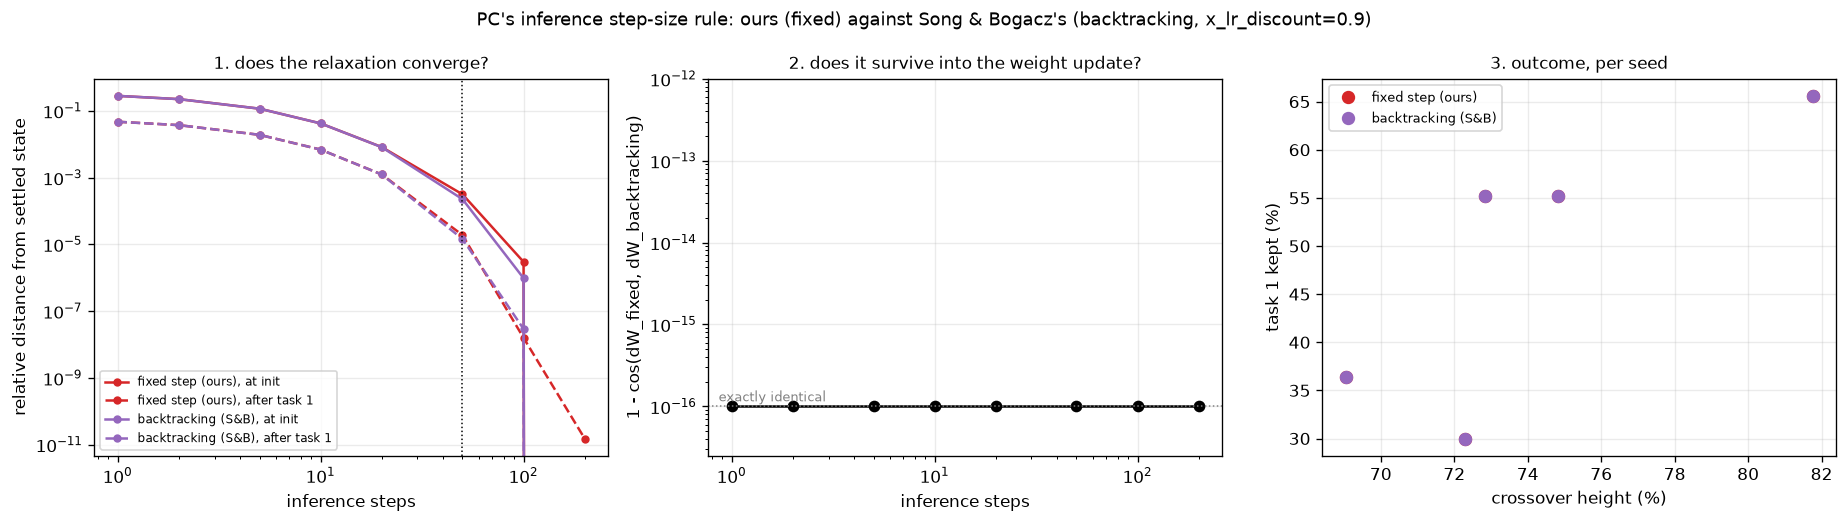

Reproduce this figure in Python.
"""Does Song & Bogacz's backtracking inference step change what PC computes, or only the route
it takes to the same fixed point?

THE ONE DOCUMENTED DIVERGENCE FROM [R1]
    Their `optimizer_x` shrinks the inference step size whenever the energy fails to fall
    (x_lr_discount=0.9, x_lr_amplifier=1.0). Ours takes a fixed step (1.0/1.0). Everything else
    in `pc_settle` and `pc_update` matches their published update equations -- checked line by
    line in the 2026-08-13 audit, and `src/test_numpy_mirror.py` verifies dF/dx and dF/dW
    against finite differences and that steps=0 reproduces backprop's output-layer gradient.

WHY IT SHOULD NOT MATTER, AND WHY THAT IS WORTH TESTING ANYWAY
    Backtracking is a step-size rule on a descent process. If the relaxation converges, both
    rules land on the SAME fixed point and the weight update -- which is computed from the
    settled state -- is identical. Script 50 measured PC reaching equilibrium in <= 18 steps
    where the protocol runs 50, so ours converges with room to spare.

    THE LIVE RISK RUNS THE OTHER WAY. If a fixed step count leaves the relaxation only PARTLY
    settled, the operating point is not the equilibrium, and "prospective configuration" is
    then a partially-relaxed state rather than a settled one -- a different algorithm wearing
    the same name. That is a claim about THEIR configuration, which we cannot test directly,
    but we can measure how far from equilibrium each rule sits at each step count, and how much
    the weight update depends on being there. That is what panel 1 does.

THREE LEVELS, BECAUSE A NULL AT THE OUTCOME LEVEL IS ONLY MEANINGFUL WITH THE FIRST TWO
    1. STATE     distance from the fully-settled state after k inference steps, both rules.
                 Answers "do they converge, and how fast", which is the mechanism.
    2. UPDATE    cos(dW_fixed, dW_backtracking) at matched k. Answers "does any difference in
                 the state survive into the weights".
    3. OUTCOME   a full Domain-IL forgetting run under each, paired per seed, on the metric
                 grid. Answers "does it change the result".

    Reporting 3 alone would be the mistake this project has made before: a null at the outcome
    level is uninterpretable if the intervention never did anything at the state level.

PRE-COMMITTED READINGS
    Converges, updates identical, outcome identical  -> the divergence is bookkeeping. Record it
                                                        as closed and stop citing it as a caveat.
    Converges but updates differ                     -> the two find DIFFERENT fixed points, so
                                                        the energy has more than one and the
                                                        step rule selects among them. Then it is
                                                        a real experimental variable.
    Does not converge at 50 steps                    -> script 50's calibration is wrong and
                                                        every PC number in the project is
                                                        computed from a partly-settled state.

DEVIATIONS FROM THE PROTOCOL, STATED
    * PC only. The question is about PC's inference loop; no other rule has one of this form.
    * Fixed budgets per task, as script 52, so the outcome panel is comparable with it.
"""
import sys
import time
from pathlib import Path

ROOT = Path(__file__).resolve().parents[1]
sys.path.insert(0, str(ROOT))

import numpy as np
import matplotlib.pyplot as plt
import torch

from src.protocol import (PROTOCOL, load, build, run, replace,
                          figure_path as _figure_path, array_path as _array_path)
from src.predictive_coding import pc_settle, pc_update
from src.model import make_target, active_vector, init_params
from src.metrics import metric_grid, report_grid, paired_diff
from src.plotting import plot_retention_curve

SMOKE = "--smoke" in sys.argv


def _tag(f, suffix):
    own = Path(f).resolve() == Path(__file__).resolve()
    return (suffix + "_SMOKE").lstrip("_") if (SMOKE and own) else suffix


def figure_path(f, suffix=""):      # noqa: F811
    return _figure_path(f, _tag(f, suffix))


def array_path(f, suffix=""):       # noqa: F811
    return _array_path(f, _tag(f, suffix))


# ---------------------------------------------------------------- settings
VARIANTS = {"fixed step (ours)": 1.0, "backtracking (S&B)": 0.9}
COLORS = {"fixed step (ours)": "tab:red", "backtracking (S&B)": "tab:purple"}
SEEDS = 5
EVAL_EVERY = 10
STEP_GRID = [1, 2, 5, 10, 20, 50, 100, 200]
REFERENCE_STEPS = 2000            # "fully settled" reference, both rules must agree with it

HIDDEN = int(np.load(_array_path(str(ROOT / "experiments" /
                                     "41_capacity_vs_hidden_width.py")))["chosen"])
z51 = np.load(_array_path(str(ROOT / "experiments" /
                              "51_matching_the_rules_on_learning_speed.py")))
LR = {m: float(v) for m, v in zip(z51["methods"], z51["lr"])}
PC_STEPS = int(z51["pc_steps"])
T = float(z51["target_steps"])
ITERS = [int(2 * T), int(1.5 * T)]

if SMOKE:
    SEEDS, ITERS, STEP_GRID, REFERENCE_STEPS = 2, [40, 30], [1, 5, 50], 400
    print("--smoke: tiny budget, results are NOT meaningful\n")

print(f"H = {HIDDEN} | PC only | protocol runs {PC_STEPS} inference steps | {SEEDS} seeds")
print("  question: does the inference step-size rule change PC, or only its route?\n")

base = replace(PROTOCOL, hidden=HIDDEN, scenario="domain_il", stop_threshold=None,
               max_iters_per_task=ITERS, eval_every=EVAL_EVERY, seeds=SEEDS,
               lr={"pc": LR["pc"]})
data = load(base)

REPLOT = "--replot" in sys.argv and Path(array_path(__file__)).exists()

# ================================================================ 1. STATE
# How far from equilibrium is the hidden state after k inference steps, under each rule? The
# reference is the same relaxation run far past convergence. Measured at INITIALISATION and at
# the task switch, because script 50 found the settling requirement changes as weights grow.
print("  1. STATE -- relative distance from the fully-settled state after k steps")
tasks0 = base.tasks(0)
lmap0 = base.label_map(tasks0)
x_probe, y_probe = data.report_eval
keep = torch.zeros(len(y_probe), dtype=torch.bool)
for c in tasks0[0]:
    keep |= (y_probe == c)
xb = x_probe[keep][:64]
yb = y_probe[keep][:64]
if lmap0 is not None:
    yb = torch.tensor([lmap0[int(v)] for v in yb])

state_err = {v: {} for v in VARIANTS}
for when in ("at init", "after task 1"):
    if when == "at init":
        p = init_params(base.arch, seed=0, device=base.device)
    else:
        h = {}
        ts, _ = build(base, "pc", 0, handle=h, steps=PC_STEPS)
        loader_x, loader_y = xb, yb
        for _ in range(200 if not SMOKE else 20):
            ts(loader_x, loader_y, active=sorted(set(int(v) for v in yb.tolist())))
        p = h["params"]
    tgt = make_target(yb, base.arch, base.objective, device=base.device)
    av = active_vector(sorted(set(int(v) for v in yb.tolist())), base.arch, device=base.device)
    for name, disc in VARIANTS.items():
        ref, _ = pc_settle(xb, p, base.arch, base.objective, tgt, av, dt=0.1,
                           steps=REFERENCE_STEPS, x_lr_discount=disc)
        errs = []
        for k in STEP_GRID:
            xs, _ = pc_settle(xb, p, base.arch, base.objective, tgt, av, dt=0.1,
                              steps=k, x_lr_discount=disc)
            num = sum(((a - b) ** 2).sum() for a, b in zip(xs, ref)).sqrt()
            den = sum((b ** 2).sum() for b in ref).sqrt()
            errs.append(float(num / den))
        state_err[name][when] = errs
    # do the two rules agree on WHERE they settle? if not, the energy has several minima and
    # the step rule selects among them -- which would make this a real experimental variable.
    ra, _ = pc_settle(xb, p, base.arch, base.objective, tgt, av, dt=0.1,
                      steps=REFERENCE_STEPS, x_lr_discount=1.0)
    rb, _ = pc_settle(xb, p, base.arch, base.objective, tgt, av, dt=0.1,
                      steps=REFERENCE_STEPS, x_lr_discount=0.9)
    gap = float(sum(((a - b) ** 2).sum() for a, b in zip(ra, rb)).sqrt()
                / sum((b ** 2).sum() for b in rb).sqrt())
    print(f"     {when:14s} same fixed point? relative gap between the two = {gap:.2e}")
    for name in VARIANTS:
        cells = " ".join(f"{e:8.1e}" for e in state_err[name][when])
        print(f"       {name:20s} " + cells)
print("       steps:               " + " ".join(f"{k:>8d}" for k in STEP_GRID))

# ================================================================ 2. UPDATE
# Does any difference in the settled state survive into the weight update? Computed at matched
# step counts on the same weights and the same batch, so the ONLY difference is the step rule.
print("\n  2. UPDATE -- cos(dW fixed, dW backtracking) at matched inference steps")
p0 = init_params(base.arch, seed=0, device=base.device)
act = sorted(set(int(v) for v in yb.tolist()))
cos_by_k = []
for k in STEP_GRID:
    deltas = []
    for disc in (1.0, 0.9):
        p = p0.clone()
        before = [w.clone() for w in p.Ws]
        pc_update(xb, yb, p, arch=base.arch, obj=base.objective, lr=LR["pc"], dt=0.1,
                  steps=k, active=act, device=base.device, x_lr_discount=disc)
        deltas.append(torch.cat([(w - b).reshape(-1) for w, b in zip(p.Ws, before)]))
    c = torch.nn.functional.cosine_similarity(deltas[0], deltas[1], dim=0).item()
    rel = float((deltas[0] - deltas[1]).norm() / deltas[1].norm())
    cos_by_k.append((k, c, rel))
    print(f"     k={k:4d}   cos = {c:.6f}   relative size difference = {rel:.2e}")

# ================================================================ 3. OUTCOME
print(f"\n  3. OUTCOME -- full Domain-IL runs, {PC_STEPS} inference steps, paired per seed")
if REPLOT:
    z = np.load(array_path(__file__), allow_pickle=True)
    steps, switches = z["steps"], list(z["switches"])
    curves = {v: z[f"argmax_{i}"] for i, v in enumerate(VARIANTS)}
    print("     --replot: from saved arrays, no training")
else:
    curves, t0 = {}, time.perf_counter()
    for name, disc in VARIANTS.items():
        rows = []
        for seed in range(SEEDS):
            out = run(base, "pc", seed, data=data, steps=PC_STEPS, x_lr_discount=disc)
            rows.append(out["curves"]["argmax"])
        steps, switches = out["steps"], out["switches"]
        curves[name] = np.stack(rows)
        print(f"     {name:20s} done  [{time.perf_counter() - t0:5.0f}s]")

sw = switches[0]
names = list(VARIANTS)
grid = {n: metric_grid(steps, curves[n], sw) for n in names}
report_grid(grid, names, control=names[0], primary="crossover")

d = paired_diff(grid[names[1]]["crossover"], grid[names[0]]["crossover"])
# The SIZE of the largest disagreement across the whole metric grid, in accuracy points. A
# sem ratio cannot be the test here: when two runs agree exactly the paired difference has zero
# mean AND zero spread, and n_sem comes back as inf -- which any "is it > 2 sem" check reads as
# overwhelming significance. That is the same trap report_grid had. Judge this one on effect
# size against float32 resolution, which is what the question actually is.
worst = max(abs(float(np.nanmean(grid[names[1]][k]) - np.nanmean(grid[names[0]][k])))
            for k in grid[names[0]])
curve_gap = float(np.nanmax(np.abs(curves[names[0]] - curves[names[1]])) * 100)
print("\n  READING (pre-committed in the docstring):")
print(f"    largest disagreement over the whole metric grid : {worst:.2e} accuracy points")
print(f"    largest disagreement at any point on any curve  : {curve_gap:.2e} accuracy points")
if worst < 0.05:
    print("    The two rules are EQUIVALENT to within float noise. PC is fully settled either")
    print("    way (panel 1), so the weight update -- computed from the settled state -- cannot")
    print("    see which route it took there (panel 2, cos = 1.000000 at every step count).")
    print("    The one documented divergence from [R1] is CLOSED. Stop citing it as a caveat.")
    print("    What remains open is the OTHER direction: whether [R1]'s own fixed step count")
    print("    leaves THEIR relaxation short of equilibrium. Panel 1 gives the tool for that")
    print("    -- distance from the settled state per step -- but not their configuration.")
else:
    print(f"    THE STEP RULE CHANGES THE RESULT: crossover {d[0]:+.2f} +- {d[1]:.2f}.")
    print("    Then it is an experimental variable, not a detail, and every PC number in the")
    print("    project is conditional on the fixed-step choice.")

# ---------------------------------------------------------------- figure
fig, axes = plt.subplots(1, 3, figsize=(15.5, 4.4))
ax = axes[0]
for name in VARIANTS:
    for when, ls in (("at init", "-"), ("after task 1", "--")):
        ax.plot(STEP_GRID, state_err[name][when], ls, marker="o", ms=4,
                color=COLORS[name], label=f"{name}, {when}")
ax.axvline(PC_STEPS, color="k", lw=0.9, ls=":")
ax.annotate(f"protocol runs {PC_STEPS}", xy=(PC_STEPS, 1), xytext=(4, 0),
            textcoords="offset points", rotation=90, fontsize=8, va="bottom")
ax.set_xscale("log"); ax.set_yscale("log")
ax.set_xlabel("inference steps"); ax.set_ylabel("relative distance from settled state")
ax.set_title("1. does the relaxation converge?", fontsize=10)
ax.legend(fontsize=7); ax.grid(alpha=0.25)

ax = axes[1]
# 1 - cos is EXACTLY zero wherever the two updates are bit-identical, which cannot be drawn on
# a log axis. Floored at 1e-16 (below float32's resolution, so anything at the floor is an exact
# tie) and the floor is drawn, rather than dropping those points and leaving a gap that reads
# as missing data.
FLOOR = 1e-16
gaps = [max(1.0 - c, FLOOR) for _, c, _ in cos_by_k]
ax.plot([k for k, _, _ in cos_by_k], gaps, "o-", color="k")
ax.axhline(FLOOR, color="gray", lw=0.9, ls=":")
ax.annotate("exactly identical", xy=(0.02, FLOOR), xycoords=("axes fraction", "data"),
            xytext=(0, 3), textcoords="offset points", fontsize=8, color="gray")
ax.set_xscale("log"); ax.set_yscale("log")
ax.set_ylim(FLOOR / 4, max(max(gaps) * 4, 1e-12))
ax.set_xlabel("inference steps"); ax.set_ylabel("1 - cos(dW_fixed, dW_backtracking)")
ax.set_title("2. does it survive into the weight update?", fontsize=10)
ax.grid(alpha=0.25)

ax = axes[2]
i_sw = int(np.argmin(np.abs(np.asarray(steps) - sw)))
segs = {n: [curves[n][r, i_sw:, :] for r in range(curves[n].shape[0])] for n in names}
plt.close(plot_retention_curve(segs, names, figure_path(__file__, "retention"),
                               colors=COLORS, chance=1.0 / base.classes_per_task,
                               title="3. outcome: task 1 against task 2, post-switch"))
for n in names:
    ax.plot(grid[n]["crossover"], grid[n]["final_t1"], "o", ms=7, color=COLORS[n], label=n)
ax.set_xlabel("crossover height (%)"); ax.set_ylabel("task 1 kept (%)")
ax.set_title("3. outcome, per seed", fontsize=10)
ax.legend(fontsize=8); ax.grid(alpha=0.25)

fig.suptitle("PC's inference step-size rule: ours (fixed) against Song & Bogacz's "
             "(backtracking, x_lr_discount=0.9)", fontsize=11)
fig.tight_layout()
fig.savefig(figure_path(__file__), dpi=120, bbox_inches="tight")
print(f"\nsaved {figure_path(__file__)}")

if not SMOKE:
    np.savez(array_path(__file__), steps=steps, switches=switches,
             variants=np.array(names), step_grid=np.array(STEP_GRID),
             cos_by_k=np.array([[k, c, r] for k, c, r in cos_by_k]),
             **{f"argmax_{i}": curves[n] for i, n in enumerate(names)},
             **{f"state_{i}_{w.replace(' ', '_')}": np.array(state_err[n][w])
                for i, n in enumerate(names) for w in ("at init", "after task 1")})
    print(f"saved {array_path(__file__)}")
